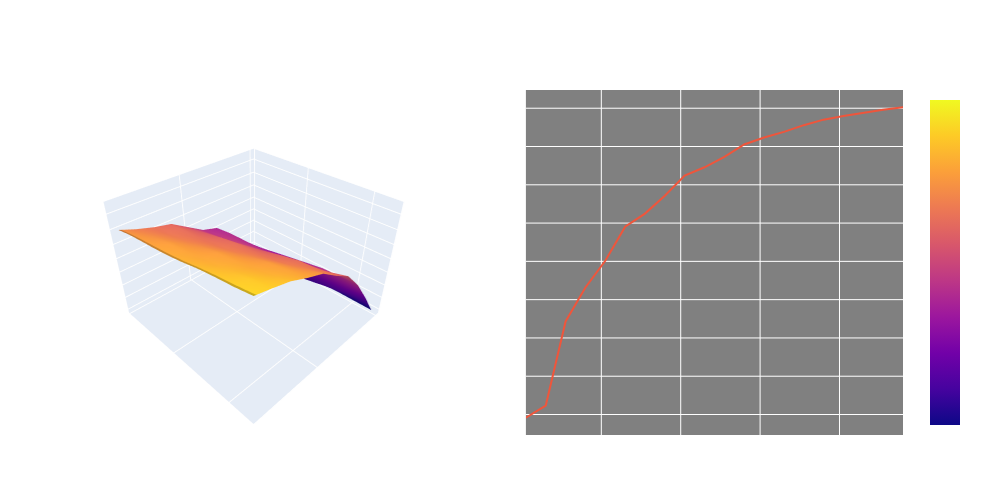

Notebook source saved alongside this figure:
### Code cell
if hasattr(est_real,'grid'):
  from plotly.subplots import make_subplots

  fig = make_subplots(
      rows=1, 
      cols=2,
      start_cell="top-left", 
      specs=[
          [{"type": "surface"}, {"type": "scattergl"}], 
      ]
  )
  fig.update_layout(paper_bgcolor="rgba(0,0,0,0)",plot_bgcolor="grey",font=dict(family="Arial",size=12,color="white"))
  # Sample data
  x, y = np.meshgrid(est_real.beta_grid, est_real.rho_grid)
  z = est_real.grid

  # Create the surface plot
  # fig = go.Figure(data=[go.Surface(z=z, x=x, y=y)])
  fig.add_trace(go.Surface(z=z, x=x, y=y, #coloraxis=dict(coloraxis=1),
                           ),row=1,col=1)

  # Update axes titles for the mesh plot
  fig.update_scenes(
      xaxis_title='Beta',
      yaxis_title='Rho',
      zaxis_title='Objective function',
      row=1, col=1
  )
  fig.update_scenes(aspectratio=dict(x=1, y=1, z=0.7),
                     row=1, col=1)

  fig.update_layout(title='Objective function', autosize=False,width=1000, height=500,margin=dict(l=65, r=50, b=65, t=90))
  # set the background color
  y = est_real.grid[3,:]
  x = est_real.rho_grid

  # fig = go.Figure()
  fig.add_trace(go.Scatter(x=x, y=y, mode='lines', ),row=1,col=2)
  # Update axes titles for each subplot
  fig.update_xaxes(title_text=f'rho', row=1, col=2)
  fig.update_yaxes(title_text='Objective function', 
                   row=1, col=2)

  fig.show()
else:
  print('No grid found')

### Figure 1 — Plotly figure (JSON) as saved in the notebook; plotly's stock layout.template omitted (floating-point values rounded to 4 significant figures; data arrays with more than 128 entries replaced by an {"elided": "..."} marker saying what was removed)
{"data": [{"scene": "scene", "type": "surface", "x": {"elided": "20x10 float values"}, "y": {"elided": "20x10 float values"}, "z": {"elided": "10x20 float values"}}, {"mode": "lines", "type": "scatter", "x": [0.01, 0.06, 0.11, 0.16, 0.21, 0.26, 0.31, 0.36, 0.41, 0.46, 0.51, 0.56, 0.61, 0.66, 0.71, 0.76, 0.81, 0.86, 0.91, 0.96], "xaxis": "x", "y": [118.3, 124.7, 168.6, 186.3, 200.3, 218.1, 225.0, 234.3, 244.8, 249.1, 254.6, 261.1, 264.7, 267.7, 271.1, 274.0, 275.9, 277.6, 279.2, 280.5], "yaxis": "y"}], "layout": {"autosize": false, "font": {"color": "white", "family": "Arial", "size": 12}, "height": 500, "margin": {"b": 65, "l": 65, "r": 50, "t": 90}, "paper_bgcolor": "rgba(0,0,0,0)", "plot_bgcolor": "grey", "scene": {"aspectratio": {"x": 1, "y": 1, "z": 0.7}, "domain": {"x": [0, 0.45], "y": [0, 1]}, "xaxis": {"title": {"text": "Beta"}}, "yaxis": {"title": {"text": "Rho"}}, "zaxis": {"title": {"text": "Objective function"}}}, "title": {"text": "Objective function"}, "width": 1000, "xaxis": {"anchor": "y", "domain": [0.55, 1], "title": {"text": "rho"}}, "yaxis": {"anchor": "x", "domain": [0, 1], "title": {"text": "Objective function"}}}}
